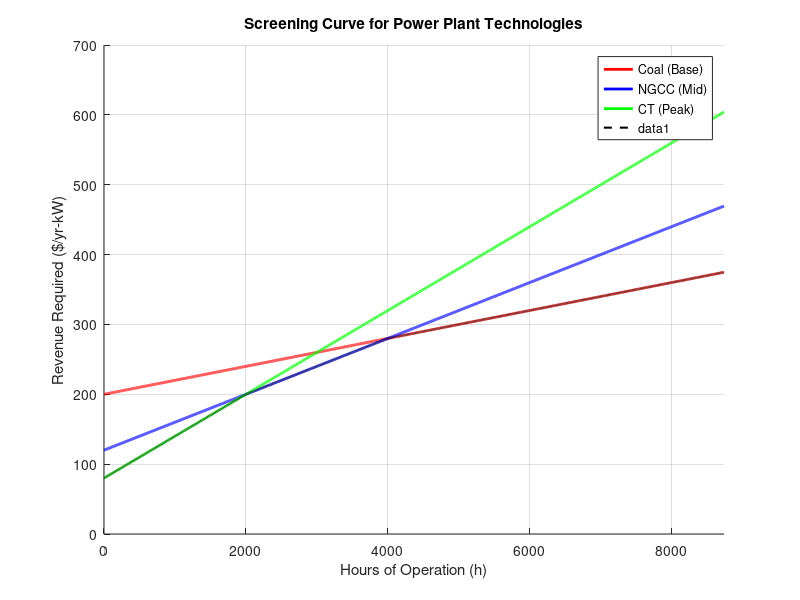

Here is the MATLAB script that generated this plot:
% Screening Curve for Power Plant Economics
% Variables: h (hours per year), y (Revenue Required in $/yr-kW)

% 1. Define the range for hours in a year
h = 0:1:8736; 

% 2. Define the Revenue Required equations
% We assume the first term is Fixed Cost ($/kW-yr) and 
% the second term is Variable Cost ($/kWh).
FCR = 0.1;
Coal = 2000*FCR + 0.02 * h;
NGCC = 1200*FCR + 0.04 * h;  % Assumed '+' instead of '*' to match plant logic
CT   = 800*FCR  + 0.06 * h;

% 3. Create the Plot
figure;
hold on;
plot(h, Coal, 'r', 'LineWidth', 2);
plot(h, NGCC, 'b', 'LineWidth', 2);
plot(h, CT,   'g', 'LineWidth', 2);

% 4. Formatting the Graph
grid on;
xlabel('Hours of Operation (h)');
ylabel('Revenue Required ($/yr-kW)');
title('Screening Curve for Power Plant Technologies');
legend('Coal (Base)', 'NGCC (Mid)', 'CT (Peak)', 'Location', 'best');
xlim([0 8736]);

% 5. Optional: Highlight the "Lower Envelope"
% This shows the least-cost choice at any given hour.
Total_Costs = [Coal; NGCC; CT];
[min_cost, idx] = min(Total_Costs);
plot(h, min_cost, 'k--', 'LineWidth', 1.5); % Dotted line for optimal path
